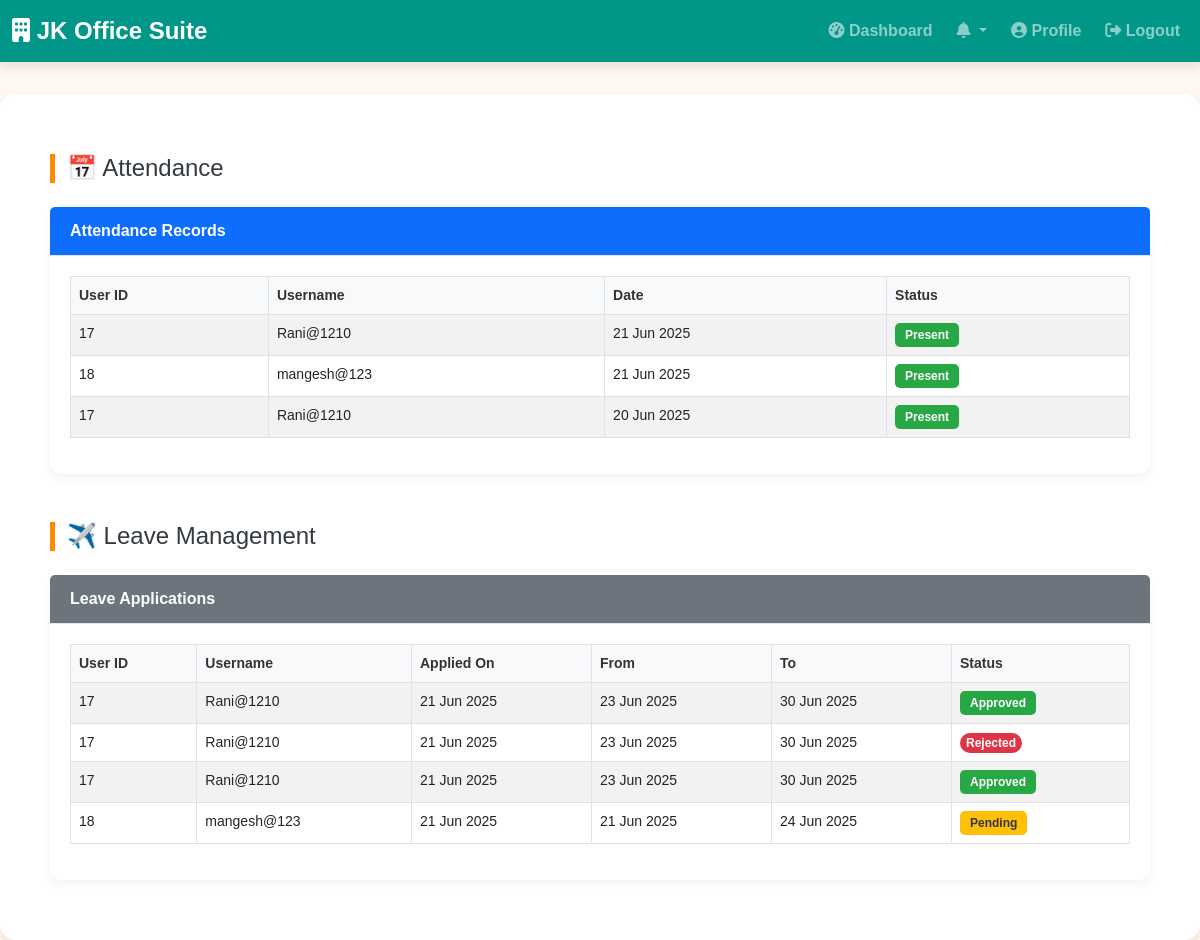
The app's page /Director/attendance_leave/ (signed in) with its own data.
### Manager/models.py (models this page shows, shortened)
class Attendance(models.Model):
    staff = models.ForeignKey(Staff, on_delete=models.CASCADE)
    created_at = models.DateTimeField(default=timezone.now)
    logout_time = models.DateTimeField(null=True, blank=True)  # NEW
    date = models.DateField(default=now)
    status = models.CharField(max_length=10, choices=[
        ('Present', 'Present'),
        ('Absent', 'Absent'),
        ('Leave', 'Leave'),
        ('Half-Day', 'Half-Day'),
    ])
    secret_key_used = models.CharField(max_length=100, default=generate_secret_key)
    class Meta:
        unique_together = ('staff', 'date')

class LeaveApplication(models.Model):
    staff = models.ForeignKey(Staff, on_delete=models.CASCADE)
    start_date = models.DateField()
    end_date = models.DateField()
    reason = models.TextField()
    status = models.CharField(choices=[('pending', 'Pending'), ('approved', 'Approved'), ('rejected', 'Rejected')],
                              default='pending', max_length=10)
    applied_on = models.DateTimeField(auto_now_add=True)

### Authentication/models.py (models this page shows, shortened)
class Staff(models.Model):
    user = models.OneToOneField(User, on_delete=models.CASCADE, null=True, blank=True)
    full_name = models.CharField(max_length=255)
    email = models.EmailField(unique=True)
    contact_number = models.CharField(max_length=20)
    adhar_card = models.CharField(max_length=20, unique=True)
    username = models.CharField(max_length=150, unique=True)
    password = models.CharField(max_length=255)
    company_code = models.CharField(max_length=100)
    department = models.CharField(max_length=100)
    manager = models.ForeignKey(Manager, on_delete=models.SET_NULL, null=True, blank=True)
    position = models.CharField(max_length=100)
    joining_date = models.DateField(default=timezone.now)
    salary = models.DecimalField(max_digits=10, decimal_places=2, default=0.00)
    emergency_phone = models.CharField(max_length=20, blank=True, null=True)
    address = models.TextField(blank=True, null=True)
    qualifications = models.CharField(max_length=255, blank=True, null=True)
    experience = models.CharField(max_length=255, blank=True, null=True)
    qr_code = models.ImageField(upload_to='staff_qr_codes/', blank=True, null=True)
    is_suspended = models.BooleanField(default=False)

### Director/views.py (the view)
# urls.py: path('attendance_leave/', views.attendance_leave, name='attendance_leave'),
@login_required
def attendance_leave(request):
    attendance_data = Attendance.objects.select_related('staff').order_by('-date')
    leave_requests = LeaveApplication.objects.select_related('staff').order_by('-applied_on')
    context = {
        'attendance_records': attendance_data,
        'leave_applications': leave_requests,
    }
    return render(request, 'director/attendance_leave.html', context)

### Director/templates/director/attendance_leave.html (shortened to what this page needs)
{% extends 'director/base.html' %}
{% block content %}
<div class="container">
    <h2>📅 Attendance</h2>
    <div class="card mt-4">
        <div class="card-header bg-primary text-white">Attendance Records</div>
        <div class="card-body">
            {% if attendance_records %}
                <div class="table-responsive">
                    <table class="table table-bordered table-striped">
                        <thead>
                            <tr>
                                <th>User ID</th>
                                <th>Username</th>
                                <th>Date</th>
                                <th>Status</th>
                            </tr>
                        </thead>
                        <tbody>
                            {% for record in attendance_records %}
                                <tr>
                                    <td>{{ record.staff.id }}</td>
                                    <td>{{ record.staff.username }}</td>
                                    <td>{{ record.date|date:"d M Y" }}</td>
                                    <td>
                                        {% if record.status == 'Present' %}
                                            <span class="badge bg-success">{{ record.status }}</span>
                                        {% elif record.status == 'Absent' %}
                                            <span class="badge bg-danger">{{ record.status }}</span>
                                        {% elif record.status == 'Late' %}
                                            <span class="badge bg-warning">{{ record.status }}</span>
                                        {% else %}
                                            {{ record.status }}
                                        {% endif %}
                                    </td>
                                </tr>
                            {% endfor %}
                        </tbody>
                    </table>
                </div>
            {% else %}
                <p class="text-muted">No attendance records available.</p>
            {% endif %}
        </div>
    </div>
    <h2 class="mt-5">✈️ Leave Management</h2>
    <div class="card mt-4">
        <div class="card-header bg-secondary text-white">Leave Applications</div>
        <div class="card-body">
            {% if leave_applications %}
                <div class="table-responsive">
                    <table class="table table-bordered table-striped">
                        <thead>
                            <tr>
                                <th>User ID</th>
                                <th>Username</th>
                                <th>Applied On</th>
                                <th>From</th>
                                <th>To</th>
                                <th>Status</th>
                            </tr>
                        </thead>
                        <tbody>
                            {% for leave in leave_applications %}
                                <tr>
                                    <td>{{ leave.staff.id }}</td>
                                    <td>{{ leave.staff.username }}</td>
                                    <td>{{ leave.applied_on|date:"d M Y" }}</td>
                                    <td>{{ leave.start_date|date:"d M Y" }}</td>
                                    <td>{{ leave.end_date|date:"d M Y" }}</td>
                                    <td>
                                        {% if leave.status == 'Approved' %}
                                            <span class="badge bg-success">{{ leave.status }}</span>
                                        {% elif leave.status == 'Pending' %}
                                            <span class="badge bg-warning">{{ leave.status }}</span>
                                        {% elif leave.status == 'Rejected' %}
                                            <span class="badge bg-danger">{{ leave.status }}</span>
                                        {% else %}
                                            {{ leave.status }}
                                        {% endif %}
                                    </td>
                                </tr>
                            {% endfor %}
                        </tbody>
                    </table>
                </div>
            {% else %}
                <p class="text-muted">No leave applications submitted.</p>
            {% endif %}
        </div>
    </div>
</div>
{% endblock %}

### Director/templates/director/base.html (shortened to what this page needs)
<!DOCTYPE html>
<html lang="en">
<head>
    <link href="https://cdn.jsdelivr.net/npm/bootstrap@5.3.0/dist/css/bootstrap.min.css" rel="stylesheet">
    <link rel="stylesheet" href="https://cdnjs.cloudflare.com/ajax/libs/font-awesome/6.4.2/css/all.min.css">
</head>
<body>
<nav class="navbar navbar-expand-lg navbar-dark fixed-top">
    <div class="container-fluid">
        <a class="navbar-brand" href="{% url 'home' %}">
            <i class="fas fa-building"></i> JK Office Suite
        </a>
        <div class="collapse navbar-collapse justify-content-end" id="navbarNav">
            <ul class="navbar-nav">
                {% if user.is_authenticated %}
                    <li class="nav-item">
                        <a class="nav-link" href="{% url 'director_dashboard' %}">
                            <i class="fas fa-tachometer-alt"></i> Dashboard
                        </a>
                    </li>
                    <li class="nav-item dropdown">
                        <a class="nav-link dropdown-toggle" href="#" id="notificationsDropdown" role="button"
                           data-bs-toggle="dropdown" aria-expanded="false">
                            <i class="fas fa-bell"></i>
                        </a>
                    </li>
                    <li class="nav-item">
                        <a class="nav-link" href="{% url 'director_profile' %}">
                            <i class="fas fa-user-circle"></i> Profile
                        </a>
                    </li>
                    <li class="nav-item">
                        <a class="nav-link" href="{% url 'logout_view' %}">
                            <i class="fas fa-sign-out-alt"></i> Logout
                        </a>
                    </li>
                {% else %}
                    <li class="nav-item">
                        <a class="nav-link" href="{% url 'user_login' %}">
                            <i class="fas fa-sign-in-alt"></i> Login
                        </a>
                    </li>
                {% endif %}
            </ul>
        </div>
    </div>
</nav>
<main class="container mt-4">
    {% block content %}
    {% endblock %}
</main>
</body>
</html>

### Director/templates/director/base.html (style rules this page uses)
:root { --primary-color: #009688; --secondary-color: #00796b; --accent-color: #ff9800; --nav-hover: #026464; --bg-light: #e0f2f1; --text-dark: #004d4d; --white: #ffffff; }
body { padding-top: 70px; background-color: var(--bg-light); color: var(--text-dark); font-family: 'Segoe UI', Tahoma, Geneva, Verdana, sans-serif; }
.navbar { background-color: var(--primary-color); box-shadow: 0 4px 12px rgba(0, 77, 77, 0.15); }
.navbar-brand { font-weight: bold; font-size: 1.5rem; }
.nav-link { font-weight: 600; border-radius: 6px; transition: all 0.3s ease; margin-left: 8px; padding: 8px 12px; }
.badge.bg-danger { font-size: 12px; padding: 4px 6px; border-radius: 12px; animation: pop 0.3s ease-in-out; }
main.container { background-color: var(--white); padding: 30px; border-radius: 16px; box-shadow: 0 8px 16px rgba(0,0,0,0.08); }

### Director/templates/director/attendance_leave.html (style rules this page uses)
body { background-color: #fff8f0; font-family: 'Poppins', sans-serif; }
.container { max-width: 1200px; margin: auto; padding: 30px 20px; }
h2 { font-size: 24px; color: #343a40; border-left: 5px solid #ff8800; padding-left: 12px; margin-bottom: 20px; }
.card { background: #fff; border: none; border-radius: 12px; box-shadow: 0 4px 10px rgba(0,0,0,0.05); }
.card-header { font-weight: 600; font-size: 16px; padding: 12px 20px; border-bottom: 1px solid #e6e6e6; }
.card-body { padding: 20px; }
.table { font-size: 14px; }
.table th { background-color: #f8f9fa; color: #333; }
.badge { padding: 6px 10px; font-size: 12px; border-radius: 5px; }
.bg-success { background-color: #28a745 !important; }
.bg-danger { background-color: #dc3545 !important; }
.bg-warning { background-color: #ffc107 !important; color: #333 !important; }

### records on screen
Attendance: staff.id "17", staff.username "Rani@1210", date "21 Jun 2025", status "Present"
Attendance: staff.id "18", staff.username "mangesh@123", date "21 Jun 2025", status "Present"
Attendance: staff.id "17", staff.username "Rani@1210", date "20 Jun 2025", status "Present"
LeaveApplication: staff.id "17", staff.username "Rani@1210", applied_on "21 Jun 2025", start_date "23 Jun 2025", end_date "30 Jun 2025", status "Approved"
LeaveApplication: staff.id "17", staff.username "Rani@1210", applied_on "21 Jun 2025", start_date "23 Jun 2025", end_date "30 Jun 2025", status "Rejected"
LeaveApplication: staff.id "17", staff.username "Rani@1210", applied_on "21 Jun 2025", start_date "23 Jun 2025", end_date "30 Jun 2025", status "Approved"
LeaveApplication: staff.id "18", staff.username "mangesh@123", applied_on "21 Jun 2025", start_date "21 Jun 2025", end_date "24 Jun 2025", status "Pending"
